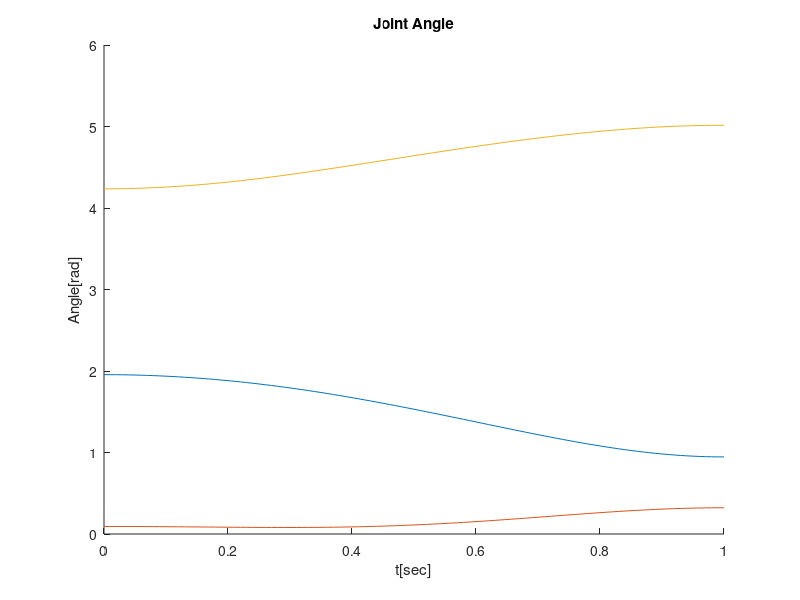

Source code (MATLAB):


t = 0:0.01:1;
px = 1.5 + 0.6 * 0.5 * (1-cos(pi*t/1.0));
py = 1.0 + 0.4 * 0.5 * (1-cos(pi*t/1.0));

theta2 = acos((py.^2 + (px - 1).^2 -2)./2);
theta1 = atan2((-sin(theta2).*(px-1) + 1+cos(theta2).*py)./(1+cos(theta2).^2 - sin(theta2).^2) ,(1+cos(theta2).*(px-1) + sin(theta2) .* py)./(1+cos(theta2).^2 - sin(theta2).^2));
theta3 = 2*pi- theta2 - theta1;

figure(1)
title('Joint Angle')
hold on
xlabel('t[sec]') 
hold on
ylabel('Angle[rad]') 
hold on
plot(t,theta2,'-')
hold on
plot(t,theta1,'-')
hold on
plot(t,theta3,'-')
hold on
